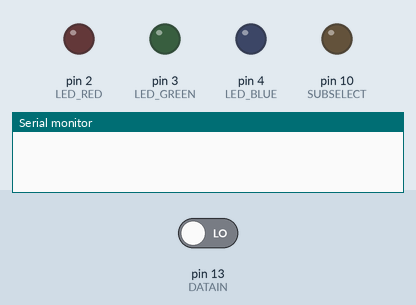
This sketch was run on a simulated Arduino Uno, built with avr-gcc and run on an emulated ATmega328P. Parts: output pins drawn as LEDs (lit = HIGH), the last lines printed to the serial monitor. Inputs (shaded band) come from the test bench; at power-on: pin 13 (DATAIN) LOW. Random numbers use the default seed unless the sketch sets one; pins used as bus, display or sensor lines are not drawn.

Above: at 0.11 s.
At 2.86 s:
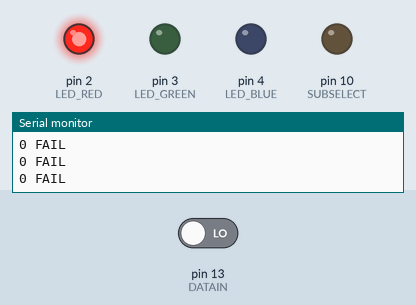
Timing chart, 0 to 3.2 s (numbered marks = the images above):
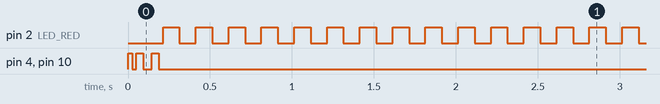

The sketch:

Arduino_M93C46.ino
```cpp
/*
    An application to communicate with an M93C46 EEPROM part. This application is designed to run on an Arduino Uno with some attached
    circuitry on a proto board or breadboard. I have written a blog post that describes the basics of SPI and introduces this code.
    See:

    http://geeklikemetoo.blogspot.com/2016/02/spi-communications-with-arduino-uno-and.html

    - Four I/O lines are connected to pins on the EEPROM.

    - Three I/O pins are used to flash three LEDs indicating busy (yellow or blue), success (green), or failure (red). These also have
      paths to GND.

    The M93C46 part uses a "Microwire" communication protocol that is a variation of SPI.

    The regular Arduino libraries do not support the irregular data lengths used by this part, so we just bit-bang the clock, data out,
    and sub select lines, and use the Arduino standard digitalRead() call to determine the state of the incoming data line.

    This program does not exercise the entire command set. I have tested ERASE commands but not the WRITE ALL or ERASE ALL commands.
    They should work, but if you add code to use these commands, make sure to test it carefully.

    We are writing very small amounts of data, and getting it correct was more important to me than making it fast, so I used hard-coded
    1 msec delays between transitions of the clock and data signals. This makes the actual clock speed of a single command about 500 Hz,
    with a 3 msec margin around the command for bringing the sub select up and down.

    I am not using the status feature which involves raising the sub select and reading the MISO pin to detect when the read or write
    cycle has finished. Instead I just read back the data to verify. The status feature might be useful if we needed to drive a series of
    writes at a rate closer to the maximum supported speed.
*/

/*
    Data pins
*/
#define LED_RED      2
#define LED_GREEN    3
#define LED_BLUE     4

#define SUBSELECT   10 /* SS   */
#define SPICLOCK    11 /* SCK  */
#define DATAOUT     12 /* MOSI */
#define DATAIN      13 /* MISO */

/*
    The command set for an M93C46 part with ORG = 1 (pulled up). This gives us 16-bit memory organization,
    so the 1 Kbit (1024 bits) divided by 16 gives us 64 or 0x40 words, with addresses 0..63 or 0x0..3F
    (addresses are 6 bits wide).

    Note that these are only valid for the 1 Kb part. If we wanted to support the range of parts with different
    sizes we would probably want to generate these programmatically.

    The constants below define the commands. In these definitions the "don't care" X bits, data bits, and
    address bits left as zero. The code will fill in the address and data bits as needed.

    Note! On the Arduino, you must define these using the UL suffix, to generate an unsigned long, rather than
    unsigned int, type. The basic Arduino Uno uses 16-bit ints. Since the Arduino IDE turns off all compilation
    warnings, defining constants that are too big to fit into an int will not even generate a warning -- the
    extra bits past bit 15 will just be silently discarded.
*/
#define CMD_16_WDS   ( 16UL <<  4 ) /* 1 00 00 XXXX                   Write Disable (9  bits:   1 start bit, 2 opcode bits, 2 extended opcode bits, 4 bits are "don't care")               */
#define CMD_16_WRAL  ( 17UL << 20 ) /* 1 00 01 XXXX DDDDDDDD DDDDDDDD Write All     (25 bits:   1 start bit, 2 opcode bits, 2 extended opcode bits, 4 bits are "don't care", 16 data bits) */
#define CMD_16_ERAL  ( 18UL <<  4 ) /* 1 00 10 XXXX                   Erase All     (9  bits:   like WDS)                                                                                  */
#define CMD_16_WEN   ( 19UL <<  4 ) /* 1 00 11 XXXX                   Write Enable  (9  bits:   like WDS)                                                                                  */
#define CMD_16_WRITE ( 5UL  << 22 ) /* 1 01 AA AAAA DDDDDDDD DDDDDDDD Write         (25 bits:   1 start bit, 2 opcode bits, 6 address bits, 16 data bits)                                  */

/*
    Note: for the read command constant, we leave off the dummy outgoing bits used to read the value; these are handled by a separate read function
*/
#define CMD_16_READ  ( 6UL  <<  6 ) /* 1 10 AA AAAA XXXXXXXX XXXXXXXX Read          (9  bits+*: like WRITE, outgoing data bits for read are "don't care")                                  */
#define CMD_16_ERASE ( 7UL  <<  6 ) /* 1 11 AA AAAA                   Erase         (9  bits:   1 start bit, 2 opcode bits, 6 address bits).                                               */

/*
    *Note: for reading, after sending the address, when we start clocking out our "don't care" bits, we get back an initial zero dummy bit,
    so to read all the bits we need to clock out our 16 "don't care" bits plus one extra "don't care" bit. We could actually clock in multiple
    words in which case the chip returns the values from consecutive addresses (with rollover), although my read function does not currently
    support this. Words read after the first one don't have the leading dummy zero bit.
*/
#define CMD_16_WDS_NUM_BITS   (  9 )
#define CMD_16_WRAL_NUM_BITS  ( 25 )
#define CMD_16_ERAL_NUM_BITS  (  9 )
#define CMD_16_WEN_NUM_BITS   (  9 )
#define CMD_16_WRITE_NUM_BITS ( 25 )

/*
    Does not include the bits clocked out to read the returned value
*/
#define CMD_16_READ_NUM_BITS  (  9 )
#define CMD_16_ERASE_NUM_BITS (  9 )


/*
    The command set for an M93C46 part with ORG = 0 (pulled down). This gives us 8-bit memory organization,
    so the 1 Kbit (1024 bits) divided by 8 gives us 128 or 0x80 words, with addresses 0..127 or 0x0..7F
    (addresses are 7 bits wide).
*/
#define CMD_8_WDS   ( 16UL <<  5 ) /* 1 00 00X XXXX          Write Disable (10 bits:    1 start bit, 2 opcode bits, 2 extended opcode bits, 5 bits are "don't care")              */
#define CMD_8_WRAL  ( 17UL << 13 ) /* 1 00 01X XXXX DDDDDDDD Write All     (18 bits:    1 start bit, 2 opcode bits, 2 extended opcode bits, 5 bits are "don't care", 8 data bits) */
#define CMD_8_ERAL  ( 18UL <<  5 ) /* 1 00 10X XXXX          Erase All     (10 bits:    like WDS)                                                                                 */
#define CMD_8_WEN   ( 19UL <<  5 ) /* 1 00 11X XXXX          Write Enable  (10 bits:    like WDS)                                                                                 */
#define CMD_8_WRITE ( 5UL  << 15 ) /* 1 01 AAA AAAA DDDDDDDD Write         (18 bits:    1 start bit, 2 opcode bits, 6 address bits, 16 data bits)                                 */

/*
    Note: for the read command constant, we leave off the dummy outgoing bits used to read the value
*/
#define CMD_8_READ  ( 6UL  <<  7 ) /* 1 10 AAA AAAA XXXXXXXX Read          (10 bits+**: like WRITE, outgoing data bits for read are "don't care")                                 */
#define CMD_8_ERASE ( 7UL  <<  7 ) /* 1 11 AAA AAAA          Erase         (10 bits:    1 start bit, 2 opcode bits, 6 address bits).                                              */


/*
    **Note: for reading, after sending the address, when we start clocking out our first "don't care" bit, we get back an initial zero dummy bit,
    so to read all the bits we need to clock out our 8 "don't care" bits plus one extra "don't care" bit. We could actually clock in multiple
    bytes in which case the chip returns the values from consecutive addresses (with rollover), although my read function does not currently
    support this. Bytes read after the first one don't have the leading dummy zero bit.
*/
#define CMD_8_WDS_NUM_BITS   ( 10 )
#define CMD_8_WRAL_NUM_BITS  ( 18 )
#define CMD_8_ERAL_NUM_BITS  ( 10 )
#define CMD_8_WEN_NUM_BITS   ( 10 )
#define CMD_8_WRITE_NUM_BITS ( 18 )

/*
    Does not include the bits clocked out to read the returned value
*/
#define CMD_8_READ_NUM_BITS  ( 10 )

#define CMD_8_ERASE_NUM_BITS ( 10 )

/*
    Simple functions to insert values into the commands defined above
*/
uint32_t assemble_CMD_16_WRAL (               uint16_t val ) { return ( uint32_t )CMD_16_WRAL                               | ( uint32_t )val; }
uint32_t assemble_CMD_16_WRITE( uint8_t addr, uint16_t val ) { return ( uint32_t )CMD_16_WRITE | ( ( uint32_t )addr << 16 ) | ( uint32_t )val; }
uint32_t assemble_CMD_8_WRITE( uint8_t addr,  uint8_t val  ) { return ( uint32_t )CMD_8_WRITE  | ( ( uint32_t )addr <<  8 ) | ( uint32_t )val; }

/*
    For the read command, only encode the command bits and address bits; the read functions will clock out the extra bits required to read
    in the data.
 */
uint32_t assemble_CMD_16_READ ( uint8_t addr               ) { return ( uint32_t )CMD_16_READ  | ( ( uint32_t )addr )                        ; }
uint32_t assemble_CMD_8_READ  ( uint8_t addr               ) { return ( uint32_t )CMD_8_READ   | ( ( uint32_t )addr )                        ; }

uint32_t assemble_CMD_16_ERASE( uint8_t addr               ) { return ( uint32_t )CMD_16_ERASE | ( ( uint32_t )addr )                        ; }


/*
    Do a simple bit-bang SPI transfer with hard-coded delays.

    Clock is low when idle. The data line is sampled on the leading edge of the
    clock, so we change it on the falling edge. Have the LEDs follow the sub select,
    so we can see that something is happening. Select should be high when active.
*/
#define SUB_SEL_DELAY_PRE_CLOCK_MSEC      ( 3 )
#define SUB_SEL_DELAY_POST_CLOCK_MSEC     ( 3 )
#define INTER_CLOCK_TRANSITION_DELAY_MSEC ( 1 )

void write_bit_series( uint32_t bits, uint8_t num_bits_to_send )
{
    uint8_t num_bits_sent;

    for ( num_bits_sent = 0; num_bits_sent < num_bits_to_send; num_bits_sent += 1 )
    {
        digitalWrite( SPICLOCK, LOW );
        digitalWrite( DATAOUT, bits & ( 1UL << ( num_bits_to_send - num_bits_sent - 1 ) ) ? HIGH : LOW );
        delay( INTER_CLOCK_TRANSITION_DELAY_MSEC );
        digitalWrite( SPICLOCK, HIGH );
        delay( INTER_CLOCK_TRANSITION_DELAY_MSEC );

    }

}


/*
    Use this function to send any command other than a read command
*/
void write_cmd( uint32_t bits, uint8_t num_bits_to_send )
{
    digitalWrite( LED_BLUE, HIGH );
    digitalWrite( SUBSELECT, HIGH );
    delay ( SUB_SEL_DELAY_PRE_CLOCK_MSEC );

    write_bit_series( bits, num_bits_to_send );

    /*
        Leave the data and clock lines low after the last bit sent
     */
    digitalWrite( DATAOUT, LOW );
    digitalWrite( SPICLOCK, LOW );

    delay ( SUB_SEL_DELAY_POST_CLOCK_MSEC );
    digitalWrite( SUBSELECT, LOW );
    digitalWrite( LED_BLUE, LOW );

}


/*
    Like the write, except that we also sample the MISO pin on the falling clock edges.
    Incoming data bits are are available starting after the last address bit is sent, and
    an additional clock cycle to read in an initial dummy zero bit. Use the blue LED to
    indicate chip select for read operations.
*/
uint16_t read_16( uint8_t addr )
{
    uint8_t num_bits_to_read = 16;
    uint16_t in_bits = 0;
    uint32_t out_bits = assemble_CMD_16_READ( addr );

    digitalWrite( LED_BLUE, HIGH );
    digitalWrite( SUBSELECT, HIGH );
    delay ( SUB_SEL_DELAY_PRE_CLOCK_MSEC );

    /*
        Write out the read command and address
    */
    write_bit_series( out_bits, CMD_16_READ_NUM_BITS );

    /*
        Insert an extra clock to handle the incoming dummy zero bit
    */
    digitalWrite( DATAOUT, LOW );

    digitalWrite( SPICLOCK, LOW );
    delay( 1 );

    digitalWrite( SPICLOCK, HIGH );
    delay( 1 );

    /*
        Now read 16 bits by clocking. Leave the outgoing data line low. The incoming data line should change on the rising edge of the
        clock, so read it on the falling edge.
    */
    for ( ; num_bits_to_read > 0; num_bits_to_read -= 1 )
    {
        digitalWrite( SPICLOCK, LOW );
        uint16_t in_bit = ( ( HIGH == digitalRead( DATAIN ) ) ? 1UL : 0UL );
        in_bits |= ( in_bit << ( num_bits_to_read - 1 ) );
        delay( INTER_CLOCK_TRANSITION_DELAY_MSEC );

        digitalWrite( SPICLOCK, HIGH );
        delay( INTER_CLOCK_TRANSITION_DELAY_MSEC );
    }

    /*
        Leave the data and clock lines low after the last bit sent
     */
    digitalWrite( DATAOUT, LOW );
    digitalWrite( SPICLOCK, LOW );

    delay ( SUB_SEL_DELAY_POST_CLOCK_MSEC );
    digitalWrite( SUBSELECT, LOW );
    digitalWrite( LED_BLUE, LOW );

    return in_bits;

}


/*
    A similar function for handling 8-bit reads
*/
uint16_t read_8( uint8_t addr )
{
    uint8_t num_bits_to_read = 8;
    uint8_t in_bits = 0;
    uint32_t out_bits = assemble_CMD_8_READ( addr );

    digitalWrite( LED_BLUE, HIGH );
    digitalWrite( SUBSELECT, HIGH );
    delay ( SUB_SEL_DELAY_PRE_CLOCK_MSEC );

    /*
        Write out the read command and address
    */
    write_bit_series( out_bits, CMD_8_READ_NUM_BITS );

    /*
        Insert an extra clock to handle the incoming dummy zero bit
    */
    digitalWrite( DATAOUT, LOW );

    digitalWrite( SPICLOCK, LOW );
    delay( 1 );

    digitalWrite( SPICLOCK, HIGH );
    delay( 1 );

    /*
        Now read 8 bits by clocking. Leave the outgoing data line low. The incoming data line should change on the rising edge of the
        clock, so read it on the falling edge.
    */
    for ( ; num_bits_to_read > 0; num_bits_to_read -= 1 )
    {
        digitalWrite( SPICLOCK, LOW );
        uint8_t in_bit = ( ( HIGH == digitalRead( DATAIN ) ) ? 1UL : 0UL );
        in_bits |= ( in_bit << ( num_bits_to_read - 1 ) );
        delay( INTER_CLOCK_TRANSITION_DELAY_MSEC );

        digitalWrite( SPICLOCK, HIGH );
        delay( INTER_CLOCK_TRANSITION_DELAY_MSEC );
    }

    /*
        Leave the data and clock lines low after the last bit sent
     */
    digitalWrite( DATAOUT, LOW );
    digitalWrite( SPICLOCK, LOW );

    delay ( SUB_SEL_DELAY_POST_CLOCK_MSEC );
    digitalWrite( SUBSELECT, LOW );
    digitalWrite( LED_BLUE, LOW );

    return in_bits;

}


void setup()
{
    Serial.begin(9600);

    pinMode( LED_RED, OUTPUT );
    pinMode( LED_GREEN, OUTPUT );
    pinMode( LED_BLUE, OUTPUT );

    pinMode( DATAOUT, OUTPUT );
    pinMode( SPICLOCK,OUTPUT );
    pinMode( SUBSELECT,OUTPUT );

    pinMode( DATAIN, INPUT );

    /*
        Initially, select is high (device is not selected; clock is low; data is "don't care"
    */
    digitalWrite(SUBSELECT,HIGH);
    digitalWrite( SPICLOCK, LOW );

    /*
        Initially, our signalling LEDs are off
    */
    digitalWrite(LED_RED, LOW);
    digitalWrite(LED_GREEN, LOW);
    digitalWrite(LED_BLUE, LOW);

}


void flash_result( int pin )
{
    digitalWrite( pin, HIGH );
    delay( 100 );
    digitalWrite( pin, LOW );
    delay( 100 );
    digitalWrite( pin, HIGH );
    delay( 100 );
    digitalWrite( pin, LOW );
    delay( 100 );
    digitalWrite( pin, HIGH );
    delay( 100 );
    digitalWrite( pin, LOW );
    delay( 100 );

}


void loop()
{
    #define TEST_READ_WRITE_16     ( 1 )
    #define TEST_READ_WRITE_8      ( 2 )

    #define RUN_AS ( TEST_READ_WRITE_8 )

    #if ( RUN_AS == TEST_READ_WRITE_16 )

        /*
            NOTE: to operate in 16-bit mode, the EEPROM's ORG pin must be connected
            to the positive supply VCC (in my testing, +3.3V or +5). According to the
            documentation it can also be left to float, but in my testing this did not
            work.

            Enable writing to the EEPROM, using the 16-bit write enable command.
        */
        write_cmd( ( uint16_t )CMD_16_WEN, CMD_16_WEN_NUM_BITS );
        delay( 25 );

        while ( 1 )
        {
            uint8_t addr;
            uint16_t read_val;
            uint16_t write_val;

            for ( addr = 0x0; addr <= 0x3F; addr++ )
            {
                write_val = ~( uint16_t )random( 65536 );

                write_cmd( assemble_CMD_16_WRITE( addr, write_val ), CMD_16_WRITE_NUM_BITS );
                delay( 25 );

                Serial.print( " ADDR: " );
                Serial.print( addr, HEX );
                Serial.print( " WRITE: " );
                Serial.print( write_val, HEX );
                Serial.print( " READ: " );
                delay( 25 );

                read_val = read_16( addr );
                delay( 25 );

                if ( read_val == write_val )
                {
                    Serial.print( read_val, HEX );
                    Serial.println( " OK" );
                    flash_result( LED_GREEN );
                }
                else
                {
                    Serial.print( read_val, HEX );
                    Serial.println( " FAIL" );
                    flash_result( LED_RED );
                }
            }
        }

        /*
            Disable writing to the EEPROM, using the 16-bit disable command.
        */
        write_cmd( ( uint16_t )CMD_16_WDS, CMD_16_WDS_NUM_BITS );

    #elif ( RUN_AS == TEST_READ_WRITE_8 )

        /*
            NOTE: to operate in 8-bit mode, the EEPROM's ORG pin must be connected
            to ground, VSS. In my testing I sometimes had a 470 ohm pull-down resistor
            between the pin and ground and that worked fine too.

            Enable writing to the EEPROM, using the 8-bit write enable command.
        */
        write_cmd( ( uint16_t )CMD_8_WEN, CMD_8_WEN_NUM_BITS );
        delay( 25 );

        while ( 1 )
        {
            uint8_t addr;
            uint8_t read_val;
            uint8_t write_val;

            for ( addr = 0x0; addr <= 0x7F; addr++ )
            {
                write_val = ~( uint8_t )random( 256 );

                write_cmd( assemble_CMD_8_WRITE( addr, write_val ), CMD_8_WRITE_NUM_BITS );
                delay( 25 );

                Serial.print( " ADDR: " );
                Serial.print( addr, HEX );
                Serial.print( " WRITE: " );
                Serial.print( write_val, HEX );
                Serial.print( " READ: " );
                delay( 25 );

                read_val = read_8( addr );
                delay( 25 );

                if ( read_val == write_val )
                {
                    Serial.print( read_val, HEX );
                    Serial.println( " OK" );
                    flash_result( LED_GREEN );
                }
                else
                {
                    Serial.print( read_val, HEX );
                    Serial.println( " FAIL" );
                    flash_result( LED_RED );
                }
            }
        }

        /*
            Disable writing to the EEPROM, using the 8-bit disable command.
        */
        write_cmd( ( uint16_t )CMD_8_WDS, CMD_8_WDS_NUM_BITS );

    #else

        /*
            Place your own custom task here, if you like...
        */
        #error "Undefined build configuration definition RUN_AS"

    #endif

    /*
        Hang here
    */
    while ( 1 )
    {
        /*
            Do nothing
        */
        ;

    }

}
```

Measured:
- by itself, pin 2 (LED_RED): alternates HIGH for 0.10 s and LOW for 0.10 s
- by itself, pin 4 (LED_BLUE): alternates HIGH for 0.04 s and LOW for 0.04 s, 6 changes in all, then stays LOW
- by itself, pin 10 (SUBSELECT): alternates HIGH for 0.04 s and LOW for 0.04 s, 5 changes in all, then stays LOW
